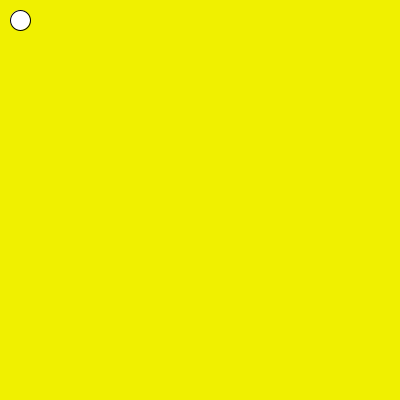
Frame 1 (no input)
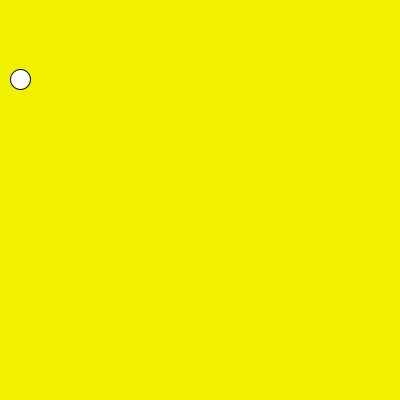
Frame 60 (the mouse pressed at the canvas centre just before this capture)
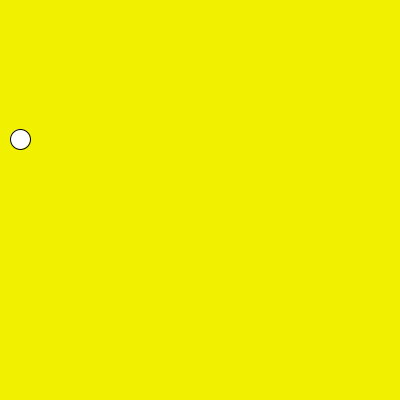
Frame 120 (the mouse held since frame 60 and released just before this capture)

The Processing sketch that drew these frames (run headless with seeded random() and noise(); from frame 60 on, the mouse is pressed at the canvas centre):

// Processing sketch: sketch_13_falling_ball
// ── sketch_13_falling_ball.pde
void setup() {
  size(400, 400);
}
int y = 20 ;
void draw() {
  background(240, 240, 0);
  ellipse(20, y, 20, 20);
  y= y+1;
}
